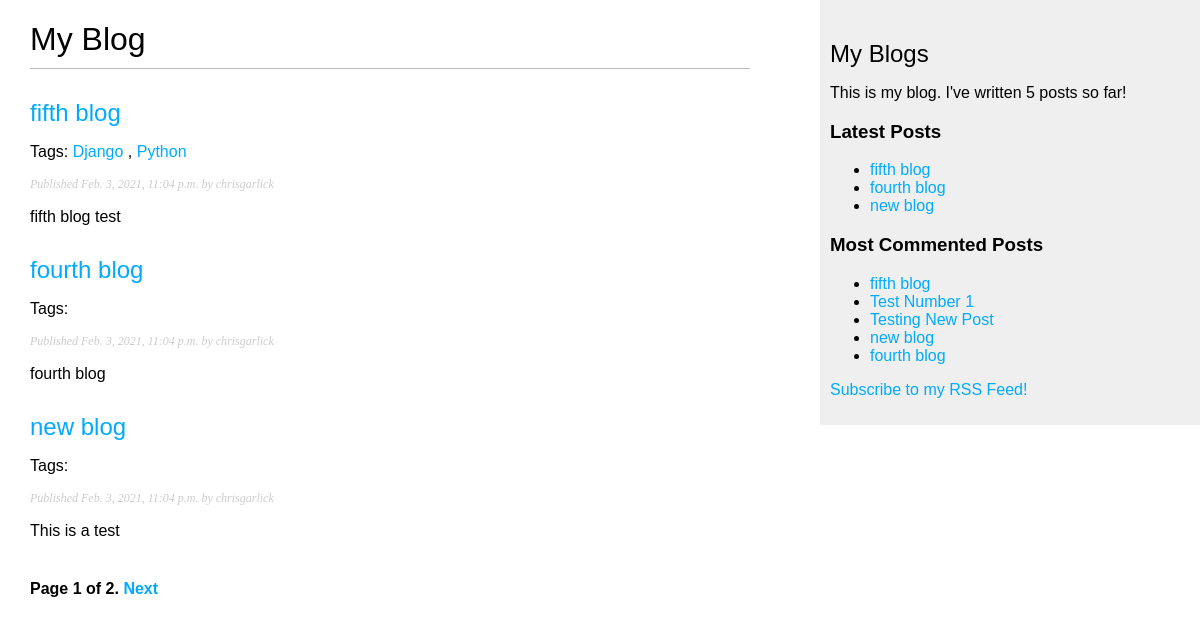
The page /blog/ on the database as committed earlier.
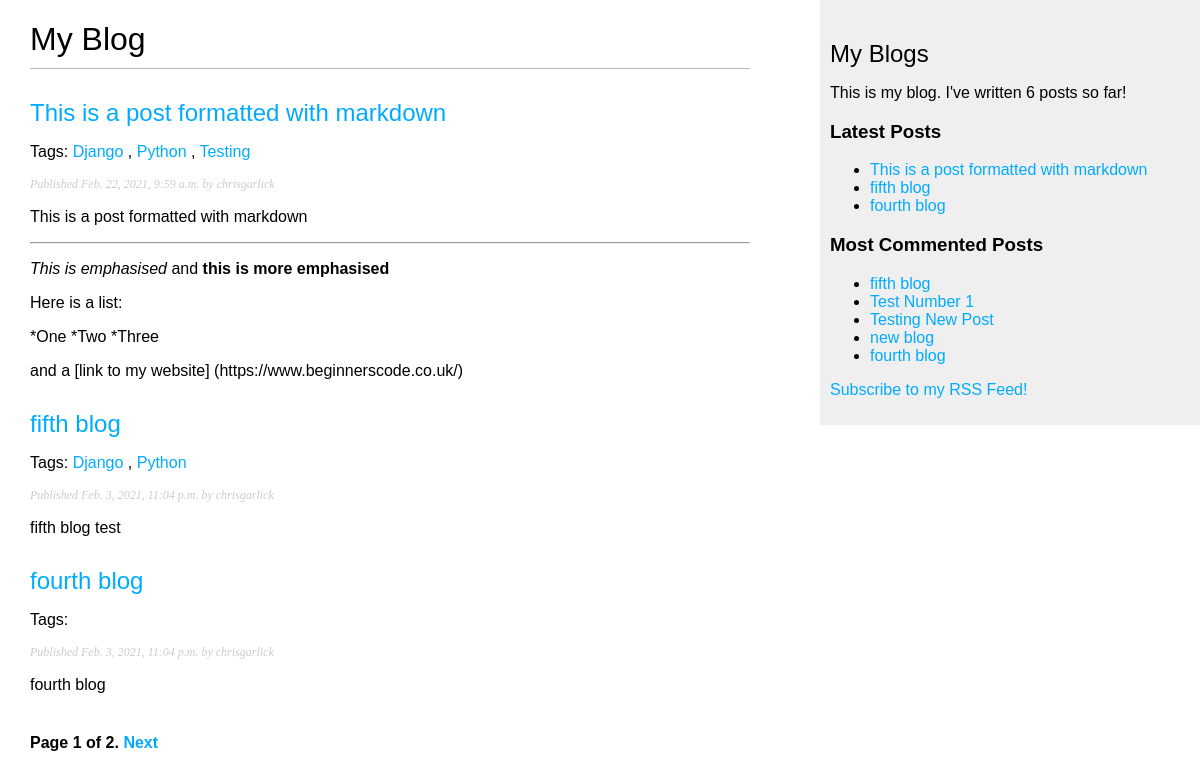
The same page on the database as committed later.
### blog/models.py (models this page shows, shortened)
class Post(models.Model):
    STATUS_CHOICES = (
        ('draft', 'Draft'),
        ('published', 'Published'),
    )
    title = models.CharField(max_length=250)
    slug = models.SlugField(max_length=250,
                            unique_for_date='publish')
    author = models.ForeignKey(User,
                            on_delete=models.CASCADE,
                            related_name='blog_posts')
    body = models.TextField()
    publish = models.DateTimeField(default=timezone.now)
    created = models.DateTimeField(auto_now_add=True)
    updated = models.DateTimeField(auto_now=True)
    status = models.CharField(max_length=10,
                            choices=STATUS_CHOICES,
                            default='draft')
    objects = models.Manager()
    published = PublishedManager()
    tags = TaggableManager()
    def get_absolute_url(self):
        return reverse('blog:post_detail', args=[self.publish.year,
                                                self.publish.month,
                                                self.publish.day,
                                                self.slug])
    class Meta:
        ordering = ('-publish',)

### blog/views.py (the view)
# urls.py: path('', views.post_list, name='post_list'),
def post_list(request, tag_slug=None):
    object_list = Post.published.all()
    tag = None
    if tag_slug:
        tag = get_object_or_404(Tag, slug=tag_slug)
        object_list = object_list.filter(tags__in=[tag])
    paginator = Paginator(object_list, 3)
    page = request.GET.get('page')
    try:
        posts = paginator.page(page)
    except PageNotAnInteger:
        posts = paginator.page(1)
    except EmptyPage:
        posts = Paginator.page(paginator.num_pages)
    return render(request, 'blog/post/list.html', {'page': page,
                                                    'posts': posts,
                                                    'tag': tag})

### blog/models.py (called while the page is built)
    def get_queryset(self):
        return super(PublishedManager, self).get_queryset().filter(status='published')

### blog/templatetags/blog_tags.py (called while the page is built)
@register.simple_tag
def total_posts():
    return Post.published.count()

@register.inclusion_tag('blog/post/latest_posts.html')
def show_latest_posts(count=5):
    latest_posts = Post.published.order_by('-publish')[:count]
    return {'latest_posts': latest_posts}

@register.simple_tag
def get_most_commented_posts(count=5):
    return Post.published.annotate(total_comments=Count('comments')).order_by('-total_comments')[:count]

@register.filter(name='markdown')
def markdown_format(text):
    return mark_safe(markdown.markdown(text))

### blog/templates/blog/post/list.html (shortened to what this page needs)
{% extends 'blog/base.html' %}
{% load blog_tags %}
{% block content %}
    <h1>My Blog</h1>
    {% for post in posts %}
        <h2>
            <a href="{{ post.get_absolute_url }}">{{ post.title }}</a>
        </h2>
        <p class="tags">Tags:
            {% for tag in post.tags.all %}
                <a href="{% url 'blog:post_list_by_tag' tag.slug %}">
                    {{ tag.name }}
                </a>
                {% if not forloop.last %},
                {% endif %}
            {% endfor %}
        </p>
        <p class="date">
            Published {{ post.publish }} by {{ post.author }}
        </p>
        {{ post.body|markdown|truncatewords_html:30 }}
    {% endfor %}
    {% include "pagination.html" with page=posts %}
{% endblock %}

### blog/templates/blog/base.html (shortened to what this page needs)
<!DOCTYPE html>
{% load blog_tags %}
{% load static %}
<html lang="en">
<head>
    <link rel="stylesheet" href="{% static 'css/blog.css' %}">
</head>
<body>
    <div id="content">
        {% block content %}
        {% endblock %}
    </div>
    <div id="sidebar">
        <h2>My Blogs</h2>
        <p>This is my blog. I've written {% total_posts %} posts so far!</p>
        <h3>Latest Posts</h3>
        {% show_latest_posts 3 %}
        <h3>Most Commented Posts</h3>
        {% get_most_commented_posts as most_commented_posts %}
        <ul>
            {% for post in most_commented_posts %}
                <li>
                    <a href="{{ post.get_absolute_url }}">{{ post.title }}</a>
                </li>
            {% endfor %}
        </ul>
        <p>
            <a href="{% url 'blog:post_feed' %}">Subscribe to my RSS Feed!</a>
        </p>
    </div>
</body>
</html>

### blog/templates/pagination.html (shortened to what this page needs)
<div class="pagination">
    <span class="step-links">
        <span class="current">
            Page {{ page.number }} of {{ page.paginator.num_pages }}.</span>
        {% if page.has_next %}
            <a href="?page={{ page.next_page_number }}">Next</a>
        {% endif %}
    </span>
</div>

### blog/templates/blog/post/latest_posts.html
<ul>
    {% for post in latest_posts %}
        <li>
            <a href="{{ post.get_absolute_url }}">{{ post.title }}</a>
        </li>
    {% endfor %}
</ul>

### static/css/blog.css (style rules this page uses)
body { margin:0; padding:0; font-family:helvetica, sans-serif; }
a { color:#00abff; text-decoration:none; }
h1 { font-weight:normal; border-bottom:1px solid #bbb; padding:0 0 10px 0; }
h2 { font-weight:normal; margin:30px 0 0; }
#content { float:left; width:60%; padding:0 0 0 30px; }
#sidebar { float:right; width:30%; padding:10px; background:#efefef; height:100%; }
p.date { color:#ccc; font-family: georgia, serif; font-size: 12px; font-style: italic; }
.pagination { margin:40px 0; font-weight:bold; }

Rows that differ between the two databases and show on the page:
no longer on one of the page's lists (row unchanged): Post: title "new blog", publish "Feb. 3, 2021, 11:04 p.m.", author "chrisgarlick", body "This is a test"
added Post: title "This is a post formatted with markdown", publish "Feb. 22, 2021, 9:59 a.m.", author "chrisgarlick", body "This is a post formatted with markdown This is emphasised and this is more emphasised Here is a list: *One *Two *Three and a [link to my website] (https://www.beginnerscode.co.uk/)", Tag (name "Django"), Tag (name "Python")
added Tag: name "Testing", shown under "This is a post formatted with markdown"
Other text that changed with them:
text no longer shown: "5"
text now shown: "6"
